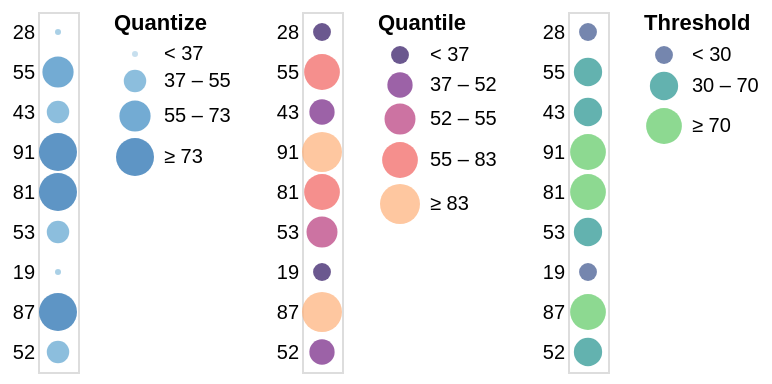

Express this chart as Vega-Lite.
### Vega specification from a JSON file in a GitHub repository (floating-point values rounded to 4 significant figures)
{"$schema": "https://vega.github.io/schema/vega/v5.json", "description": "Horizontally concatenated charts that show different types of discretizing scales.", "background": "white", "padding": 5, "data": [{"name": "source_0", "values": [{"a": "A", "b": 28}, {"a": "B", "b": 55}, {"a": "C", "b": 43}, {"a": "D", "b": 91}, {"a": "E", "b": 81}, {"a": "F", "b": 53}, {"a": "G", "b": 19}, {"a": "H", "b": 87}, {"a": "I", "b": 52}]}, {"name": "data_1", "source": "source_0", "transform": [{"type": "filter", "expr": "isValid(datum[\"b\"]) && isFinite(+datum[\"b\"])"}]}, {"name": "data_2", "source": "source_0", "transform": [{"type": "filter", "expr": "isValid(datum[\"b\"]) && isFinite(+datum[\"b\"])"}]}, {"name": "data_3", "source": "source_0", "transform": [{"type": "filter", "expr": "isValid(datum[\"b\"]) && isFinite(+datum[\"b\"])"}]}], "signals": [{"name": "concat_0_width", "value": 20}, {"name": "concat_0_y_step", "value": 20}, {"name": "concat_0_height", "update": "bandspace(domain('concat_0_y').length, 1, 0.5) * concat_0_y_step"}, {"name": "concat_1_width", "value": 20}, {"name": "concat_1_y_step", "value": 20}, {"name": "concat_1_height", "update": "bandspace(domain('concat_1_y').length, 1, 0.5) * concat_1_y_step"}, {"name": "concat_2_width", "value": 20}, {"name": "concat_2_y_step", "value": 20}, {"name": "concat_2_height", "update": "bandspace(domain('concat_2_y').length, 1, 0.5) * concat_2_y_step"}], "layout": {"padding": 20, "bounds": "full", "align": "each"}, "marks": [{"type": "group", "name": "concat_0_group", "style": "cell", "encode": {"update": {"width": {"signal": "concat_0_width"}, "height": {"signal": "concat_0_height"}}}, "signals": [{"name": "width", "update": "concat_0_width"}], "marks": [{"name": "concat_0_marks", "type": "symbol", "style": ["circle"], "from": {"data": "data_1"}, "encode": {"update": {"opacity": {"value": 0.7}, "fill": {"scale": "concat_0_color", "field": "b"}, "x": {"signal": "concat_0_width", "mult": 0.5}, "y": {"scale": "concat_0_y", "field": "b"}, "size": {"scale": "concat_0_size", "field": "b"}, "shape": {"value": "circle"}}}}], "axes": [{"scale": "concat_0_y", "orient": "left", "grid": false, "domain": false, "ticks": false, "zindex": 0}], "legends": [{"title": "Quantize", "fill": "concat_0_color", "gradientLength": {"signal": "clamp(concat_0_height, 64, 200)"}, "symbolType": "circle", "encode": {"symbols": {"name": "b_legend_symbols", "interactive": false, "update": {"opacity": {"value": 0.7}}}}, "size": "concat_0_size"}]}, {"type": "group", "name": "concat_1_group", "style": "cell", "encode": {"update": {"width": {"signal": "concat_1_width"}, "height": {"signal": "concat_1_height"}}}, "signals": [{"name": "width", "update": "concat_1_width"}], "marks": [{"name": "concat_1_marks", "type": "symbol", "style": ["circle"], "from": {"data": "data_2"}, "encode": {"update": {"opacity": {"value": 0.7}, "fill": {"scale": "concat_1_color", "field": "b"}, "x": {"signal": "concat_1_width", "mult": 0.5}, "y": {"scale": "concat_1_y", "field": "b"}, "size": {"scale": "concat_1_size", "field": "b"}, "shape": {"value": "circle"}}}}], "axes": [{"scale": "concat_1_y", "orient": "left", "grid": false, "domain": false, "ticks": false, "zindex": 0}], "legends": [{"format": "d", "title": "Quantile", "fill": "concat_1_color", "gradientLength": {"signal": "clamp(concat_1_height, 64, 200)"}, "labelOverlap": "greedy", "symbolType": "circle", "encode": {"symbols": {"name": "b_legend_symbols", "interactive": false, "update": {"opacity": {"value": 0.7}}}}, "size": "concat_1_size"}]}, {"type": "group", "name": "concat_2_group", "style": "cell", "encode": {"update": {"width": {"signal": "concat_2_width"}, "height": {"signal": "concat_2_height"}}}, "signals": [{"name": "width", "update": "concat_2_width"}], "marks": [{"name": "concat_2_marks", "type": "symbol", "style": ["circle"], "from": {"data": "data_3"}, "encode": {"update": {"opacity": {"value": 0.7}, "fill": {"scale": "concat_2_color", "field": "b"}, "x": {"signal": "concat_2_width", "mult": 0.5}, "y": {"scale": "concat_2_y", "field": "b"}, "size": {"scale": "concat_2_size", "field": "b"}, "shape": {"value": "circle"}}}}], "axes": [{"scale": "concat_2_y", "orient": "left", "grid": false, "domain": false, "ticks": false, "zindex": 0}], "legends": [{"title": "Threshold", "fill": "concat_2_color", "gradientLength": {"signal": "clamp(concat_2_height, 64, 200)"}, "labelOverlap": "greedy", "symbolType": "circle", "encode": {"symbols": {"name": "b_legend_symbols", "interactive": false, "update": {"opacity": {"value": 0.7}}}}, "size": "concat_2_size"}]}], "scales": [{"name": "concat_0_y", "type": "point", "domain": {"data": "data_1", "field": "b"}, "range": {"step": {"signal": "concat_0_y_step"}}, "padding": 0.5}, {"name": "concat_0_color", "type": "quantize", "domain": {"data": "data_1", "field": "b"}, "range": "ramp", "zero": true, "interpolate": "hcl"}, {"name": "concat_0_size", "type": "quantize", "domain": {"data": "data_1", "field": "b"}, "range": {"signal": "sequence(9, 361 + (361 - 9) / (4 - 1), (361 - 9) / (4 - 1))"}, "zero": false}, {"name": "concat_1_y", "type": "point", "domain": {"data": "data_2", "field": "b"}, "range": {"step": {"signal": "concat_1_y_step"}}, "padding": 0.5}, {"name": "concat_1_color", "type": "quantile", "domain": {"data": "data_2", "field": "b"}, "range": {"scheme": "magma"}, "interpolate": "hcl"}, {"name": "concat_1_size", "type": "quantile", "domain": {"data": "data_2", "field": "b"}, "range": [80, 160, 240, 320, 400]}, {"name": "concat_2_y", "type": "point", "domain": {"data": "data_3", "field": "b"}, "range": {"step": {"signal": "concat_2_y_step"}}, "padding": 0.5}, {"name": "concat_2_color", "type": "threshold", "domain": [30, 70], "range": {"scheme": "viridis"}, "interpolate": "hcl"}, {"name": "concat_2_size", "type": "threshold", "domain": [30, 70], "range": [80, 200, 320]}]}
